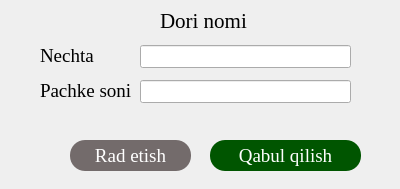
<?xml version="1.0" encoding="UTF-8"?>
<ui version="4.0">
 <class>Form</class>
 <widget class="QWidget" name="Form">
  <property name="geometry">
   <rect>
    <x>0</x>
    <y>0</y>
    <width>400</width>
    <height>189</height>
   </rect>
  </property>
  <property name="minimumSize">
   <size>
    <width>400</width>
    <height>189</height>
   </size>
  </property>
  <property name="maximumSize">
   <size>
    <width>400</width>
    <height>189</height>
   </size>
  </property>
  <property name="font">
   <font>
    <family>Times New Roman</family>
    <pointsize>14</pointsize>
   </font>
  </property>
  <property name="windowTitle">
   <string>Qo'shish</string>
  </property>
  <widget class="QLabel" name="label_2">
   <property name="geometry">
    <rect>
     <x>40</x>
     <y>45</y>
     <width>91</width>
     <height>21</height>
    </rect>
   </property>
   <property name="font">
    <font>
     <family>Times New Roman</family>
     <pointsize>14</pointsize>
    </font>
   </property>
   <property name="text">
    <string>Nechta</string>
   </property>
  </widget>
  <widget class="QLineEdit" name="lineEdit">
   <property name="geometry">
    <rect>
     <x>140</x>
     <y>45</y>
     <width>211</width>
     <height>23</height>
    </rect>
   </property>
   <property name="font">
    <font>
     <family>Times New Roman</family>
     <pointsize>14</pointsize>
    </font>
   </property>
  </widget>
  <widget class="QLabel" name="label_3">
   <property name="geometry">
    <rect>
     <x>160</x>
     <y>10</y>
     <width>91</width>
     <height>21</height>
    </rect>
   </property>
   <property name="font">
    <font>
     <family>Times New Roman</family>
     <pointsize>16</pointsize>
    </font>
   </property>
   <property name="text">
    <string>Dori nomi</string>
   </property>
  </widget>
  <widget class="QPushButton" name="pushButton_2">
   <property name="geometry">
    <rect>
     <x>210</x>
     <y>140</y>
     <width>151</width>
     <height>31</height>
    </rect>
   </property>
   <property name="font">
    <font>
     <family>Times New Roman</family>
     <pointsize>14</pointsize>
    </font>
   </property>
   <property name="styleSheet">
    <string notr="true">color: rgb(255, 255, 255);
background-color: rgb(0, 85, 0);
border-radius:15px;</string>
   </property>
   <property name="text">
    <string>Qabul qilish</string>
   </property>
  </widget>
  <widget class="QPushButton" name="pushButton">
   <property name="geometry">
    <rect>
     <x>70</x>
     <y>140</y>
     <width>121</width>
     <height>31</height>
    </rect>
   </property>
   <property name="font">
    <font>
     <family>Times New Roman</family>
     <pointsize>14</pointsize>
    </font>
   </property>
   <property name="styleSheet">
    <string notr="true">color: rgb(255, 255, 255);
background-color: rgb(115, 107, 107);
border-radius:15px;</string>
   </property>
   <property name="text">
    <string>Rad etish</string>
   </property>
  </widget>
  <widget class="QLineEdit" name="lineEdit_2">
   <property name="geometry">
    <rect>
     <x>140</x>
     <y>80</y>
     <width>211</width>
     <height>23</height>
    </rect>
   </property>
   <property name="font">
    <font>
     <family>Times New Roman</family>
     <pointsize>14</pointsize>
    </font>
   </property>
  </widget>
  <widget class="QLabel" name="label_4">
   <property name="geometry">
    <rect>
     <x>40</x>
     <y>80</y>
     <width>91</width>
     <height>21</height>
    </rect>
   </property>
   <property name="font">
    <font>
     <family>Times New Roman</family>
     <pointsize>14</pointsize>
    </font>
   </property>
   <property name="text">
    <string>Pachke soni</string>
   </property>
  </widget>
 </widget>
 <resources/>
 <connections/>
</ui>
